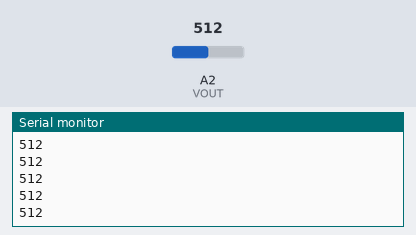
Recording of a sketch running on a simulated Arduino Uno, built with avr-gcc and run on an emulated ATmega328P. Parts: the last lines printed to the serial monitor. The inputs (shaded band) are chosen by the test bench; at power-on: A2 (VOUT) = 512.

Above: at 1.2 s.
1.3 s: A2 (VOUT) set to 716
At 1.56 s:
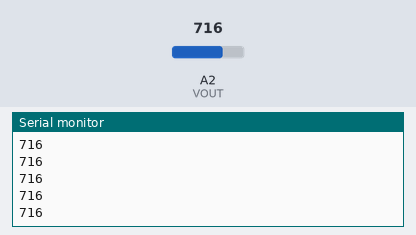
2.8 s: A2 (VOUT) set to 900
At 3.11 s:
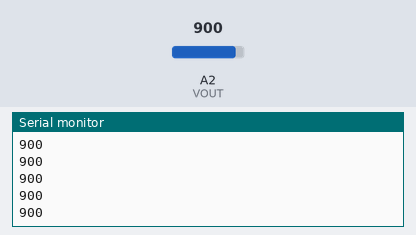
Timing chart, 0 to 3.3 s (numbered marks = the images above; inputs shaded):
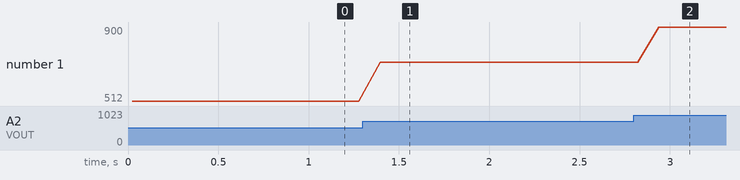

Measured:
- after the input at 1.3 s, the serial monitor: prints a new line after 0.10 s (image 1)
- after the input at 2.8 s, the serial monitor: prints a new line after 0.14 s (image 2)
- plotted number 1: 512 → 716 after the input at 1.3 s, 716 → 900 after the input at 2.8 s

The sketch:

TSL1401CL.ino
```cpp
#define clockPin     6       // clock
#define siPin        7       // Start Integration
#define VOUT         A2      // pixel intensity in the analog channel A0
#define INTVAL       A1      // integration time adjust in the analog channel A1.

int exposure;
int utime;
int Value[128];


void setup()
   {
    pinMode(siPin, OUTPUT);
    pinMode(clockPin, OUTPUT);

    Serial.begin(115200);
   }


void loop()
   {
    //exposure = analogRead(INTVAL) * 10;  //read integration time from potentiometer.

    exposure = 4000;

    getCamera();

    for (int j = 0; j < 128; j++)
       {
        Serial.println(Value[j]);
       }

    //Serial.print("Exposure = ");
    //Serial.println(utime);

    delay(100);
   }


void getCamera()
   {
    digitalWrite(clockPin, LOW);
    digitalWrite(siPin, HIGH);
    digitalWrite(clockPin, HIGH);
    digitalWrite(siPin, LOW);

    utime = micros();

    digitalWrite(clockPin, LOW);

    for (int j = 0; j < 128; j++)
       {
        digitalWrite(clockPin, HIGH);
        digitalWrite(clockPin, LOW);
       }

    delayMicroseconds(exposure);

    digitalWrite(siPin, HIGH);
    digitalWrite(clockPin, HIGH);
    digitalWrite(siPin, LOW);

    utime = micros() - utime;

    digitalWrite(clockPin, LOW);

    for (int j = 0; j < 128; j++)
       {
        delayMicroseconds(20);

        Value[j] = analogRead(VOUT);

        digitalWrite(clockPin, HIGH);
        digitalWrite(clockPin, LOW);
       }

    delayMicroseconds(20);
   }
```
